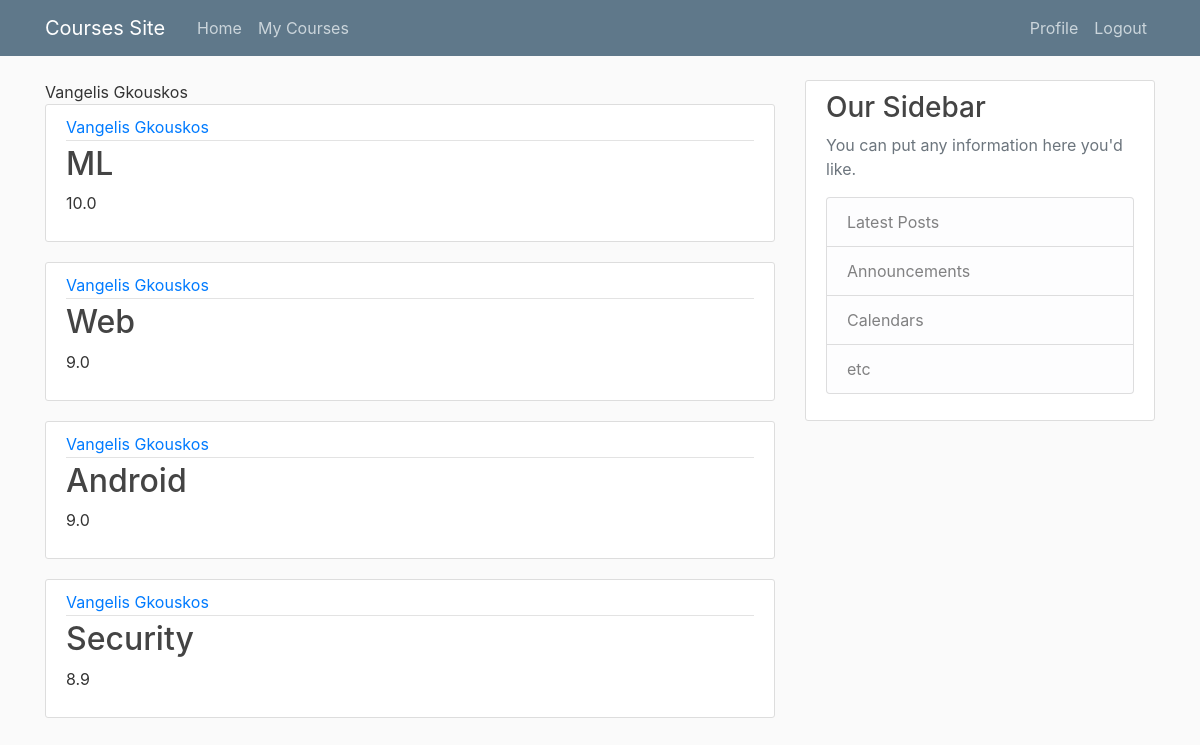
The app's page /my_courses (signed in) with its own data.
### courses/models.py (models this page shows, shortened)
class User(db.Model, UserMixin):
    id = db.Column(db.Integer, primary_key=True)
    name = db.Column(db.String(100), nullable=False)
    email = db.Column(db.String(120), unique=True, nullable=False)
    password = db.Column(db.String(60), nullable=False)
    enrolments = db.relationship('Enrolments', backref='user', lazy=True)
    role_id = db.Column(db.Integer, nullable=False)

class Enrolments(db.Model):
    id = db.Column(db.Integer, primary_key=True)
    grade = db.Column(db.Float, nullable=False)
    student_id = db.Column(db.Integer, db.ForeignKey("user.id"), nullable=False)
    course_id = db.Column(db.Integer, db.ForeignKey("course.id"), nullable=False)
    professor_id = db.Column(db.Integer, db.ForeignKey('professor.id'), nullable=False)

class Course(db.Model):
    id = db.Column(db.Integer, primary_key=True)
    title = db.Column(db.String(50), nullable=False)
    semester = db.Column(db.Integer, nullable=False)
    professor = db.relationship('Professor', backref='course', uselist=False)
    enrolments = db.relationship('Enrolments', backref='course', lazy=True)

### courses/routes.py (the view)
@app.route("/my_courses")
@login_required
def my_courses():
        user = User.query.filter_by(name=current_user.name).first()
        grades = Enrolments.query.filter_by(user=user)
        return render_template('my_courses.html', title='Profile', user=user, grades=grades)

### courses/models.py (called while the page is built)
@login_manager.user_loader
def load_user(user_id):
    return User.query.get(int(user_id))

### courses/templates/my_courses.html
{% extends "layout.html" %}
{% block content %}
{{ current_user.name }}
  {% for grade in grades %}
      <article class="media content-section">
        <div class="media-body">
          <div class="article-metadata">
            <a class="mr-2" href="#">{{ grade.user.name }}</a>
          </div>
          <h2><a class="article-title" href="#">{{ grade.course.title }}</a></h2>
          <p class="article-content">{{ grade.grade }}</p>
        </div>
      </article>
  {% endfor %}
{% endblock content %}

### courses/templates/layout.html (shortened to what this page needs)
<!DOCTYPE html>
<html>
<head>
    <link rel="stylesheet" href="https://maxcdn.bootstrapcdn.com/bootstrap/4.0.0/css/bootstrap.min.css">
    <link rel="stylesheet" type="text/css" href="{{ url_for('static', filename='main.css') }}">
</head>
<body>
    <header class="site-header">
      <nav class="navbar navbar-expand-md navbar-dark bg-steel fixed-top">
        <div class="container">
          <a class="navbar-brand mr-4" href="/">Courses Site</a>
          <div class="collapse navbar-collapse" id="navbarToggle">
            <div class="navbar-nav mr-auto">
              <a class="nav-item nav-link" href="{{ url_for('home') }}">Home</a>
              {% if current_user.role_id == 0 %}
                <a class="nav-item nav-link" href="{{ url_for('my_courses') }}">My Courses</a>
              {% else %}
                <a class="nav-item nav-link" href="{{ url_for('my_course') }}">My Course</a>
              {% endif %}
            </div>
            <div class="navbar-nav">
              {% if current_user.is_authenticated %}
                <a class="nav-item nav-link" href="#">Profile</a>
                <a class="nav-item nav-link" href="{{ url_for('logout') }}">Logout</a>
              {% else %}
                <a class="nav-item nav-link" href="{{ url_for('login') }}">Login</a>
                <a class="nav-item nav-link" href="{{ url_for('register') }}">Register</a>
              {% endif %}
            </div>
          </div>
        </div>
      </nav>
    </header>
    <main role="main" class="container">
      <div class="row">
        <div class="col-md-8">
          {% block content %}{% endblock %}
        </div>
        <div class="col-md-4">
          <div class="content-section">
            <h3>Our Sidebar</h3>
            <p class='text-muted'>You can put any information here you'd like.
              <ul class="list-group">
                <li class="list-group-item list-group-item-light">Latest Posts</li>
                <li class="list-group-item list-group-item-light">Announcements</li>
                <li class="list-group-item list-group-item-light">Calendars</li>
                <li class="list-group-item list-group-item-light">etc</li>
              </ul>
            </p>
          </div>
        </div>
      </div>
    </main>
</body>
</html>

### courses/static/main.css (style rules this page uses)
body { background: #fafafa; color: #333333; margin-top: 5rem; }
h1, h2, h3, h4, h5, h6 { color: #444444; }
.bg-steel { background-color: #5f788a; }
.site-header .navbar-nav .nav-link { color: #cbd5db; }
.content-section { background: #ffffff; padding: 10px 20px; border: 1px solid #dddddd; border-radius: 3px; margin-bottom: 20px; }
.article-title { color: #444444; }
.article-content { white-space: pre-line; }
.article-metadata { padding-bottom: 1px; margin-bottom: 4px; border-bottom: 1px solid #e3e3e3 }

### records on screen
User: name "Vangelis Gkouskos"
Enrolments: user.name "Vangelis Gkouskos", course "ML", grade "10.0"
Enrolments: user.name "Vangelis Gkouskos", course "Web", grade "9.0"
Enrolments: user.name "Vangelis Gkouskos", course "Android", grade "9.0"
Enrolments: user.name "Vangelis Gkouskos", course "Security", grade "8.9"
